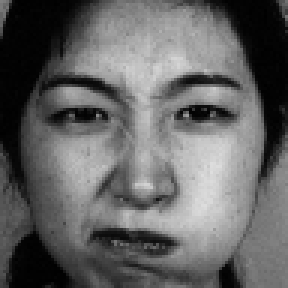
#> input picture Example/process_KA.AN1.39.tiff, 96 x 96 px (shown 3 times larger)
$ python -i detector.py   (imports and definitions only)   (older library calls are emulated)
#> lines starting #> are read from the running program, lines starting #| are printed output that depends on the picture; after the words box and inside, x2 and y2 are one past the last pixel; in counts of white or black regions, pixels touching at a corner belong together
#> further down, picture is the input picture: shape (96, 96, 3); min 0, max 222, mean 99.6
# Thai Thien
# 1351040

import cv2
import numpy as np
import cv2

class Detector:
    def __init__(self):
        pass

    # [64 lines left out: functions harris, blob, not called in this run]

    def dog(self, img):
        gray_img = cv2.cvtColor(img, cv2.COLOR_BGR2GRAY)
        g1 = cv2.GaussianBlur(gray_img,(7,7),1)
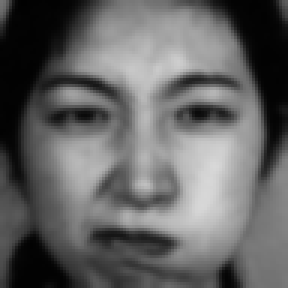
#> g1: shape (96, 96) (shown 3 times larger); min 1, max 216, mean 99.5
        g2 = cv2.GaussianBlur(gray_img,(7,7),5)
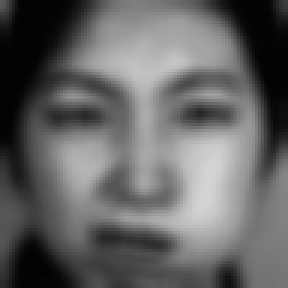
#> g2: shape (96, 96) (shown 3 times larger); min 2, max 213, mean 99.5
        dif = cv2.absdiff(g1, g2)
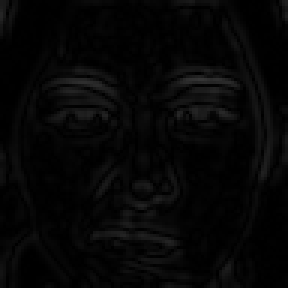
#> dif: shape (96, 96) (shown 3 times larger); min 0, max 53, mean 6
        ret, dif = cv2.threshold(dif, 24, 255, cv2.THRESH_BINARY)
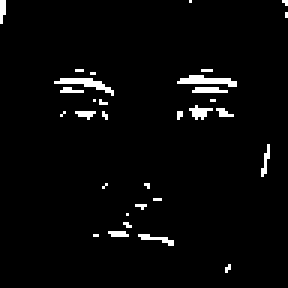
#> dif: shape (96, 96) (shown 3 times larger); 3% white in thin lines or dots
        # dif = cv2.dilate(dif, None)
        result_img = img.copy()  # deep copy image
        result_img[dif > 0.01 * dif.max()] = [0, 0, 255]
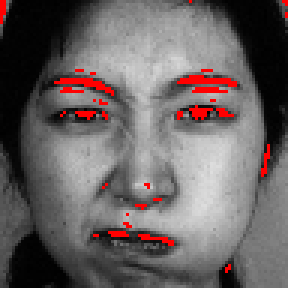
#> result_img: shape (96, 96, 3) (shown 3 times larger); 3.04% of pixels changed, all inside (x1, y1, x2, y2) = (0, 0, 96, 91)

        sift = cv2.SIFT()
        kp = sift.detect(img)
#> kp = 62 keypoints; strongest (x, y, size): (66, 37, 4.7), (70, 31, 4.5), (24, 32, 4.9), (28, 38, 4.2)

        return kp, result_img

>>> import cv2
>>> picture = cv2.imread('../Example/process_KA.AN1.39.tiff')
>>> result = Detector().dog(picture)
